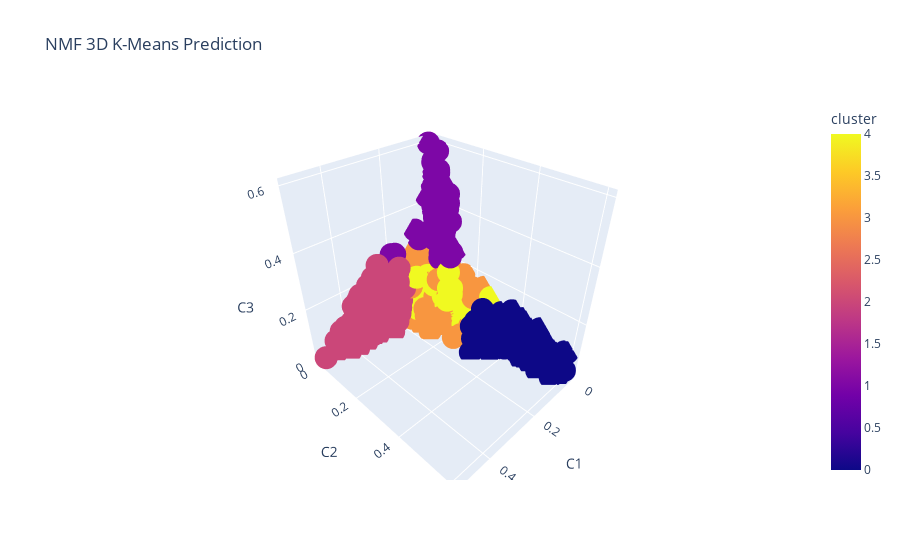

Notebook code cell kept with this figure:
### Code cell
import plotly.express as px
fig = px.scatter_3d(
    W_df, x='x1', y='x2', z='x3', color=W_df['cluster'],
    labels={'x1': 'C1', 'x2': 'C2', 'x3': 'C3'}, title='NMF 3D K-Means Prediction'
)
fig.show()

### Figure 1 — Plotly figure (JSON) as saved in the notebook; plotly's stock layout.template omitted (floating-point values rounded to 4 significant figures; data arrays with more than 128 entries replaced by an {"elided": "..."} marker saying what was removed)
{"data": [{"hovertemplate": "C1=%{x}<br>C2=%{y}<br>C3=%{z}<br>cluster=%{marker.color}<extra></extra>", "legendgroup": "", "marker": {"color": {"elided": "1725 int values"}, "coloraxis": "coloraxis", "symbol": "circle"}, "mode": "markers", "name": "", "scene": "scene", "showlegend": false, "type": "scatter3d", "x": {"elided": "1725 float values"}, "y": {"elided": "1725 float values"}, "z": {"elided": "1725 float values"}}], "layout": {"coloraxis": {"colorbar": {"title": {"text": "cluster"}}, "colorscale": [[0, "#0d0887"], [0.1111, "#46039f"], [0.2222, "#7201a8"], [0.3333, "#9c179e"], [0.4444, "#bd3786"], [0.5556, "#d8576b"], [0.6667, "#ed7953"], [0.7778, "#fb9f3a"], [0.8889, "#fdca26"], [1, "#f0f921"]]}, "legend": {"tracegroupgap": 0}, "scene": {"domain": {"x": [0, 1], "y": [0, 1]}, "xaxis": {"title": {"text": "C1"}}, "yaxis": {"title": {"text": "C2"}}, "zaxis": {"title": {"text": "C3"}}}, "title": {"text": "NMF 3D K-Means Prediction"}}}
